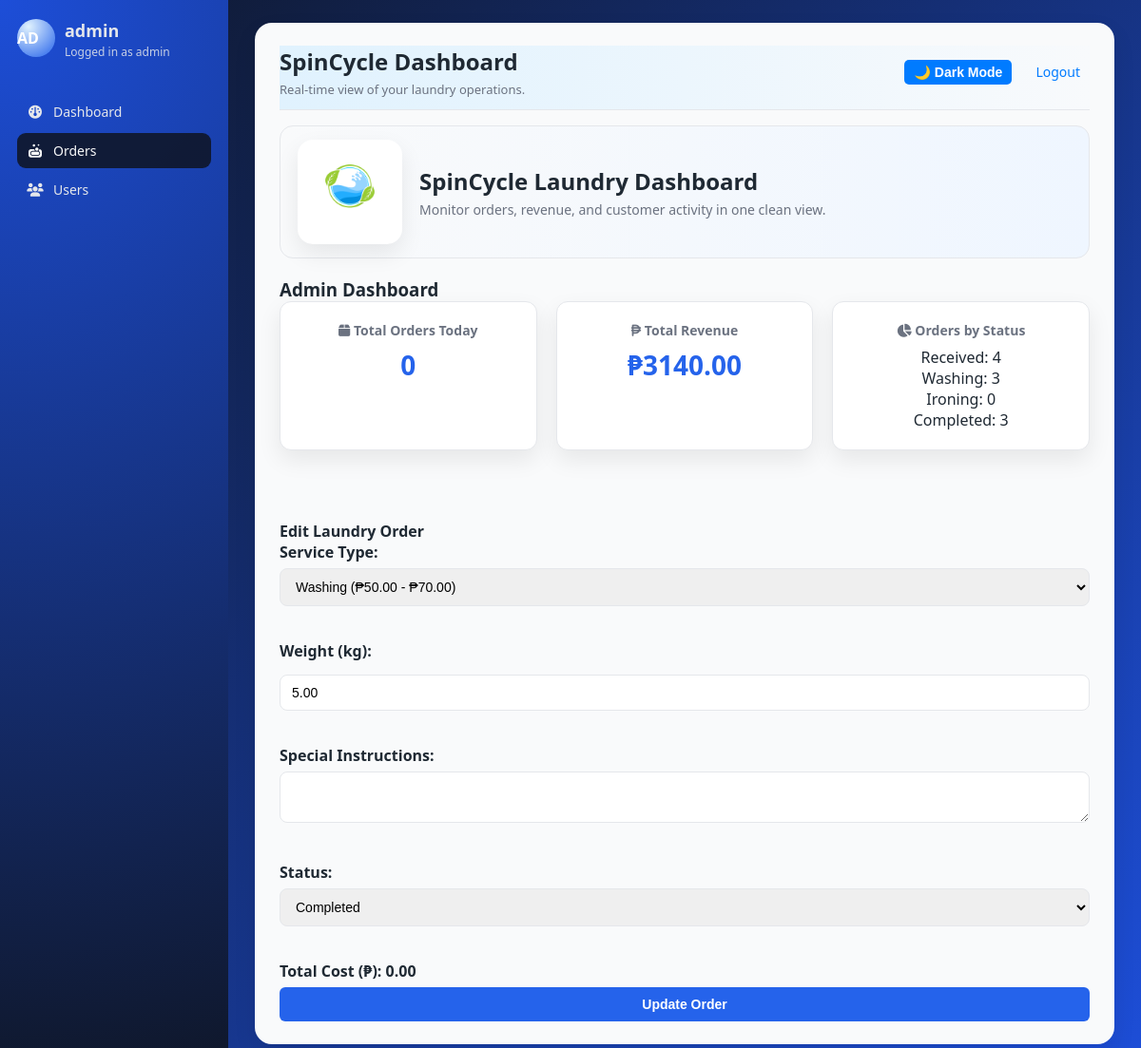
The app's page /index.php?edit_order=1 (signed in) with its own data.
### tables this page shows
CREATE TABLE `laundry_orders` (
  `id` int(11) NOT NULL,
  `user_id` int(11) DEFAULT NULL,
  `order_date` timestamp NOT NULL DEFAULT current_timestamp(),
  `service_type` varchar(100) NOT NULL,
  `weight` decimal(5,2) NOT NULL,
  `special_instructions` text DEFAULT NULL,
  `status` enum('Received','Washing','Ironing','Completed') DEFAULT 'Received',
  `total_cost` decimal(10,2) NOT NULL,
  `walk_in_name` varchar(255) DEFAULT NULL
);

CREATE TABLE `services` (
  `id` int(11) NOT NULL,
  `service_name` varchar(100) NOT NULL,
  `price_range` varchar(20) DEFAULT NULL,
  `min_price` decimal(10,2) NOT NULL,
  `max_price` decimal(10,2) NOT NULL
);

### index.php (the view, shortened to what this page needs)
<?php
include 'includes/db_connect.php';
$currentPage = 'dashboard';
if (isset($_GET['manage_orders']) || isset($_GET['edit_order'])) {
    $currentPage = 'orders';
} elseif (isset($_GET['manage_users']) || isset($_GET['edit_user'])) {
    $currentPage = 'users';
}
?>
<!DOCTYPE html>
<html lang="en">
<head>
    <link rel="stylesheet" href="css/style.css">
    <link rel="stylesheet" href="https://cdnjs.cloudflare.com/ajax/libs/font-awesome/6.5.0/css/all.min.css">
</head>
<body>
    <div class="app-shell">
        <aside class="sidebar">
            <div class="sidebar-brand">
                <div class="brand-logo"><?php echo isset($_SESSION['username']) ? strtoupper(substr(htmlspecialchars($_SESSION['username']), 0, 2)) : 'SC'; ?></div>
                <div>
                    <span class="sidebar-title"><?php echo isset($_SESSION['username']) ? htmlspecialchars($_SESSION['username']) : 'SpinCycle'; ?></span>
                    <span class="sidebar-role"><?php echo isset($_SESSION['role']) ? 'Logged in as ' . htmlspecialchars($_SESSION['role']) : ''; ?></span>
                </div>
            </div>
            <nav class="sidebar-nav">
                <a href="index.php" class="sidebar-link <?php echo $currentPage === 'dashboard' ? 'active' : ''; ?>">
                    <i class="fa-solid fa-gauge"></i>
                    <span>Dashboard</span>
                </a>
                <?php if (isset($_SESSION['role']) && $_SESSION['role'] === 'admin'): ?>
                <a href="index.php?manage_orders" class="sidebar-link <?php echo $currentPage === 'orders' ? 'active' : ''; ?>">
                    <i class="fa-solid fa-soap"></i>
                    <span>Orders</span>
                </a>
                <a href="index.php?manage_users" class="sidebar-link <?php echo $currentPage === 'users' ? 'active' : ''; ?>">
                    <i class="fa-solid fa-users"></i>
                    <span>Users</span>
                </a>
                <?php endif; ?>
            </nav>
        </aside>
        <main class="app-main">
            <div class="container">
                <div class="admin-header">
                    <div class="nav-left">
                        <div>
                            <h1 class="header-title">SpinCycle Dashboard</h1>
                            <p class="header-subtitle">Real-time view of your laundry operations.</p>
                        </div>
                    </div>
                    <div class="nav-right">
                        <button id="darkModeToggle" class="dark-toggle">🌙 Dark Mode</button>
                        <a href="logout.php" class="logout-link">Logout</a>
                    </div>
                </div>
                <div class="dashboard-hero">
                    <div class="dashboard-hero-left">
                        <img src="assets/Untitled.png" alt="SpinCycle Logo" class="dashboard-logo">
                        <div>
                            <h2>SpinCycle Laundry Dashboard</h2>
                            <p>Monitor orders, revenue, and customer activity in one clean view.</p>
                        </div>
                    </div>
                </div>
                <?php
        if (isset($_SESSION['user_id'])) {
            if ($_SESSION['role'] == 'admin') {
                echo "<h3>Admin Dashboard</h3>";
                $today = date("Y-m-d");
                $sql_total_orders_today = "SELECT COUNT(*) AS total FROM laundry_orders WHERE DATE(order_date) = '$today'";
                $result_total_orders_today = $conn->query($sql_total_orders_today);
                $row_total_orders_today = $result_total_orders_today->fetch_assoc();
                $total_orders_today = $row_total_orders_today['total'];
                $sql_total_revenue = "SELECT SUM(total_cost) AS total FROM laundry_orders";
                $result_total_revenue = $conn->query($sql_total_revenue);
                $row_total_revenue = $result_total_revenue->fetch_assoc();
                $total_revenue = $row_total_revenue['total'];
                $sql_orders_by_status = "SELECT status, COUNT(*) AS total FROM laundry_orders GROUP BY status";
                $result_orders_by_status = $conn->query($sql_orders_by_status);
                $orders_by_status = array();
                while ($row = $result_orders_by_status->fetch_assoc()) {
                    $orders_by_status[$row['status']] = $row['total'];
                }
                echo "<div class='dashboard-grid'>";
                    echo "<div class='dashboard-card'>";
                        echo "<h4><i class='fa-solid fa-box'></i> Total Orders Today</h4>";
                        echo "<h2>" . htmlspecialchars($total_orders_today) . "</h2>";
                    echo "</div>";
                    echo "<div class='dashboard-card'>";
                        echo "<h4><i class='fa-solid fa-peso-sign'></i> Total Revenue</h4>";
                        echo "<h2>₱" . htmlspecialchars($total_revenue) . "</h2>";
                    echo "</div>";
                    echo "<div class='dashboard-card'>";
                        echo "<h4><i class='fa-solid fa-chart-pie'></i> Orders by Status</h4>";
                        echo "<p>Received: " . htmlspecialchars(isset($orders_by_status['Received']) ? $orders_by_status['Received'] : 0) . "</p>";
                        echo "<p>Washing: " . htmlspecialchars(isset($orders_by_status['Washing']) ? $orders_by_status['Washing'] : 0) . "</p>";
                        echo "<p>Ironing: " . htmlspecialchars(isset($orders_by_status['Ironing']) ? $orders_by_status['Ironing'] : 0) . "</p>";
                        echo "<p>Completed: " . htmlspecialchars(isset($orders_by_status['Completed']) ? $orders_by_status['Completed'] : 0) . "</p>";
                    echo "</div>";
                echo "</div><br><br>";
                if (isset($_GET['edit_order'])) {
                    $order_id = intval($_GET['edit_order']);
                    $sql = "SELECT * FROM laundry_orders WHERE id = '$order_id'";
                    $result = $conn->query($sql);
                    if ($result->num_rows == 1) {
                        $row = $result->fetch_assoc();
                        echo "<h4>Edit Laundry Order</h4>";
                        echo "<form method='post' action=''>";
                            echo "<label for='service_type'>Service Type:</label>";
                            echo "<select name='service_type' id='edit_service_type' required onchange='calculateTotalCost(\"edit\")'>";
                                $sql_services = "SELECT service_name, min_price, max_price FROM services";
                                $result_services = $conn->query($sql_services);
                                if ($result_services->num_rows > 0) {
                                    while ($row_service = $result_services->fetch_assoc()) {
                                        echo "<option value='" . htmlspecialchars($row_service['service_name']) . "'" . ($row['service_type'] == $row_service['service_name'] ? ' selected' : '') . " data-min-price='" . htmlspecialchars($row_service['min_price']) . "' data-max-price='" . htmlspecialchars($row_service['max_price']) . "'>" . htmlspecialchars($row_service['service_name']) . " (₱" . htmlspecialchars($row_service['min_price']) . " - ₱" . htmlspecialchars($row_service['max_price']) . ")</option>";
                                    }
                                }
                            echo "</select><br><br>";
                            echo "<label for='weight'>Weight (kg):</label>";
                            echo "<input type='number' name='weight' id='edit_weight' step='0.01' value='" . htmlspecialchars($row['weight']) . "' required onchange='calculateTotalCost(\"edit\")'><br><br>";
                            echo "<label for='special_instructions'>Special Instructions:</label>";
                            echo "<textarea name='special_instructions'>" . htmlspecialchars($row['special_instructions']) . "</textarea><br><br>";
                            echo "<label for='status'>Status:</label>";
                            echo "<select name='status' required>";
                                echo "<option value='Completed'" . ($row['status'] == 'Completed' ? ' selected' : '') . ">Completed</option>";
                            echo "</select><br><br>";
                            echo "<label>Total Cost (₱): <span id='edit_total_cost_display'>0.00</span></label>";
                            echo "<button type='submit' name='update_order'>Update Order</button>";
                        echo "</form>";
                    } else {
                        echo "<p>Order not found.</p>";
                    }
                }
            }
        }
        ?>
            </div>
        </main>
    </div>
</body>
</html>

### records on screen
laundry_orders: service_type "Washing (₱50.00 - ₱70.00)", weight "5.00", status "Completed"

### other values on screen
substr(htmlspecialchars($_SESSION['username']), 0, 2) "AD"
$_SESSION['username'] "admin"
$_SESSION['role'] "admin"
$total_orders_today "0"
$total_revenue "3140.00"
isset($orders_by_status['Washing']) ? $orders_by_status['Washing'] : 0 "3"
isset($orders_by_status['Ironing']) ? $orders_by_status['Ironing'] : 0 "0"
